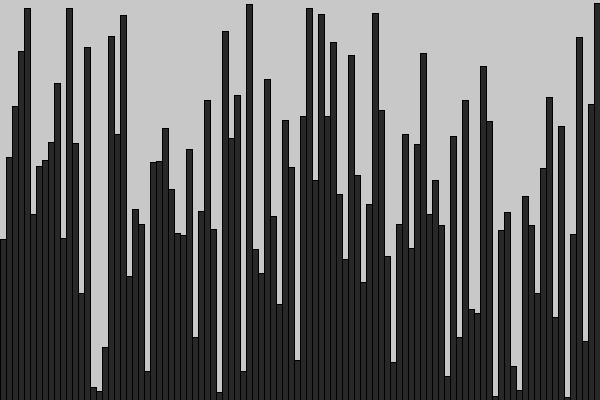
Frame 1 (no input)
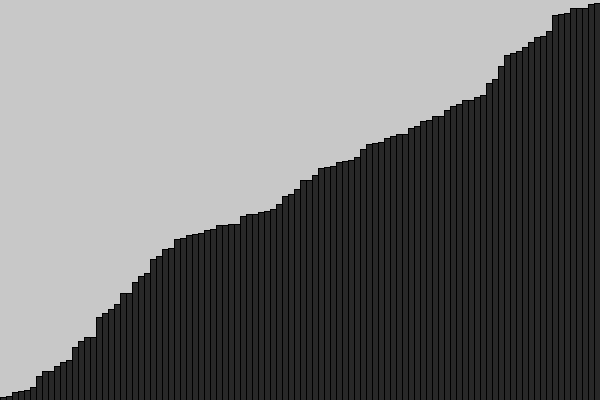
Frame 60 (the mouse pressed at the canvas centre just before this capture)
Frame 120 (the mouse held since frame 60 and released just before this capture): identical to frame 60, image omitted

The Processing sketch that drew these frames (run headless with seeded random() and noise(); from frame 60 on, the mouse is pressed at the canvas centre):

// Processing sketch: selectionSort
// ── selectionSort.pde
import java.util.Arrays;

float[] numbers = new float[100];

void setup() {
  size(600, 400);
  frameRate(60);
  
  for (int i = 0; i < numbers.length; i++) {
    numbers[i] = (float)Math.random();
  }
  
  // print(Arrays.toString(numbers));
}

void draw() {
  drawBars();
    
  for(int i = 0; i<numbers.length-1;i++){ 
    int min = i;
    for(int j = i+1; j<numbers.length;j++){
        if(numbers[j]<numbers[min]){
            min = j;
       float temp = numbers[i] ;
        numbers[i] = numbers[min];
        numbers[min] = temp;
    }
    
    }
  }
  // sorting algorithm here (just one step)
}

void drawBars() {
  background(200);
  fill(40);
  for (int i = 0; i < numbers.length; i++) {
    float spacing = (float)width / numbers.length; 
    rect(i * spacing, height, spacing, -numbers[i] * height);
  }
}
